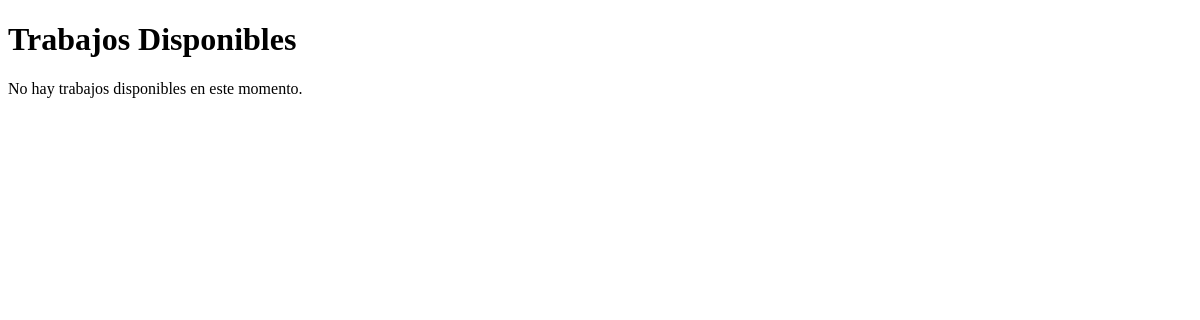
Page /App_curriculums/Home/srchjb on the earlier database version.
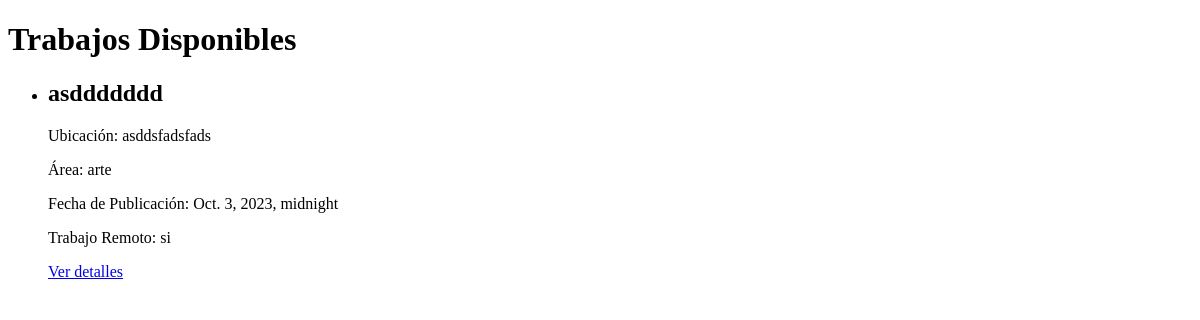
Same page on the later database version.
### App_curriculums/models.py (models this page shows)
class Trabajos(models.Model):
    id = models.AutoField(primary_key=True, null=False, unique=True)
    publicador = models.ForeignKey(Usuarios, on_delete=models.CASCADE, to_field='nombre_usu')
    area = models.CharField(max_length=254,blank=True,null=False,default='Area no especificada')
    tipo_trabajo = models.CharField(max_length=54,blank=True,null=True,default='No especificado')
    tipo_contrato = models.CharField(max_length=54,blank=True,null=True,default='No especificado')
    titulo = models.CharField(max_length=54,blank=True,null=False,default='No especificado')
    descripcion = models.TextField(null=False,blank=True,default='Sin descripcion')
    requisitos = models.CharField(max_length=254,null=False,blank=True,default='Sin requisitos')
    ubicacion = models.CharField(max_length=254,null=False,blank=False,default='Falta espesificar ubicacion')
    fecha_publicacion = models.DateTimeField(null=False,blank=False,default=timezone.now)
    fecha_limite = models.DateTimeField(null=True,blank=True)
    remoto = models.CharField(max_length=2,blank=False,null=False,default='NA')
    sueldo = models.IntegerField(null=True,blank=True)

### App_curriculums/views.py (the view)
# urls.py: path('/Home/srchjb',views.listado_empleos,name='Listado_trabajos'),
def listado_empleos(request):
    trabajos = Trabajos.objects.all()
    context = {'trabajos': trabajos}
    return render(request, 'html/lista_empleos.html', context)

### App_curriculums/templates/html/lista_empleos.html (shortened to what this page needs)
<!DOCTYPE html>
<html lang="es">
<head>
</head>
<body>
    <header>
        <h1>Trabajos Disponibles</h1>
    </header>
    <section>
        {% if trabajos %}
            <ul>
                {% for trabajo in trabajos %}
                    <li>
                        <h2>{{ trabajo.titulo }}</h2>
                        <p>Ubicación: {{ trabajo.ubicacion }}</p>
                        <p>Área: {{ trabajo.area }}</p>
                        <p>Fecha de Publicación: {{ trabajo.fecha_publicacion }}</p>
                        <p>Trabajo Remoto: {{ trabajo.remoto }}</p>
                        <a href="{% url 'detalle_trabajo' trabajo.id %}">Ver detalles</a>
                    </li>
                {% endfor %}
            </ul>
        {% else %}
            <p>No hay trabajos disponibles en este momento.</p>
        {% endif %}
    </section>
</body>
</html>

Differences in the rows shown:
added Trabajos: titulo "asddddddd", ubicacion "asddsfadsfads", area "arte", fecha_publicacion "Oct. 3, 2023, midnight", remoto "si"
Other differences:
text no longer shown: "No hay trabajos disponibles en este momento."
